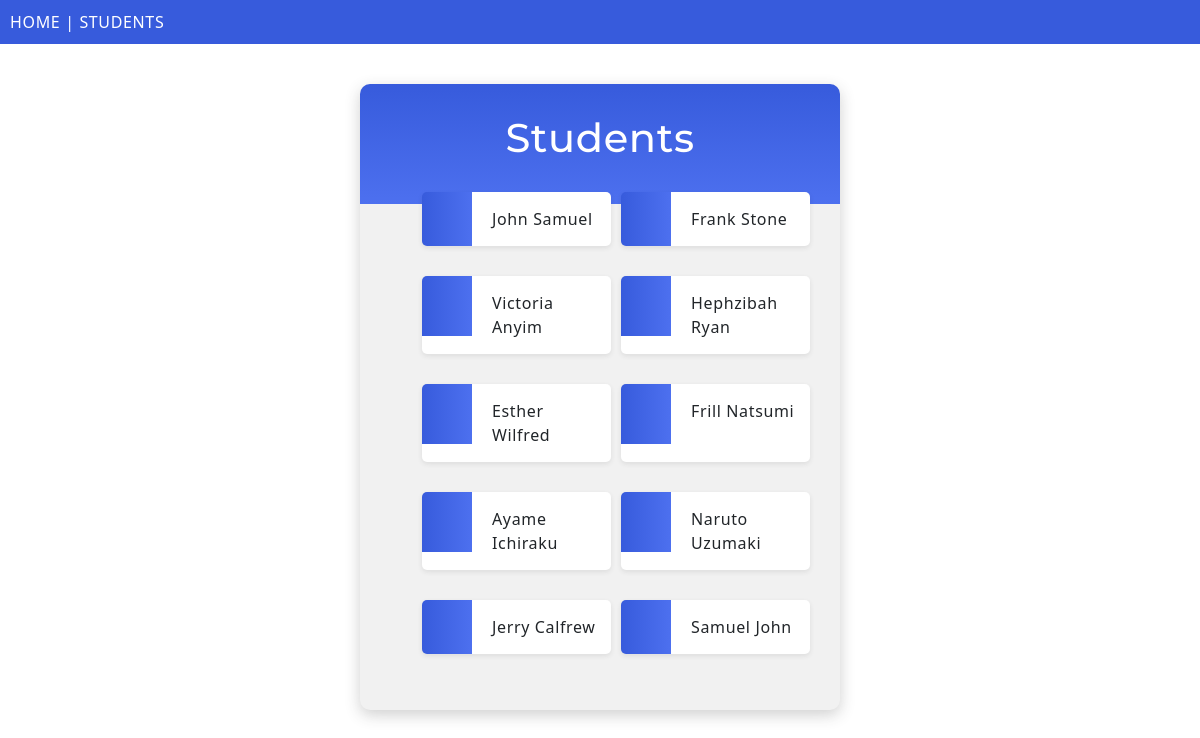
The page /students/ on the database as committed earlier.
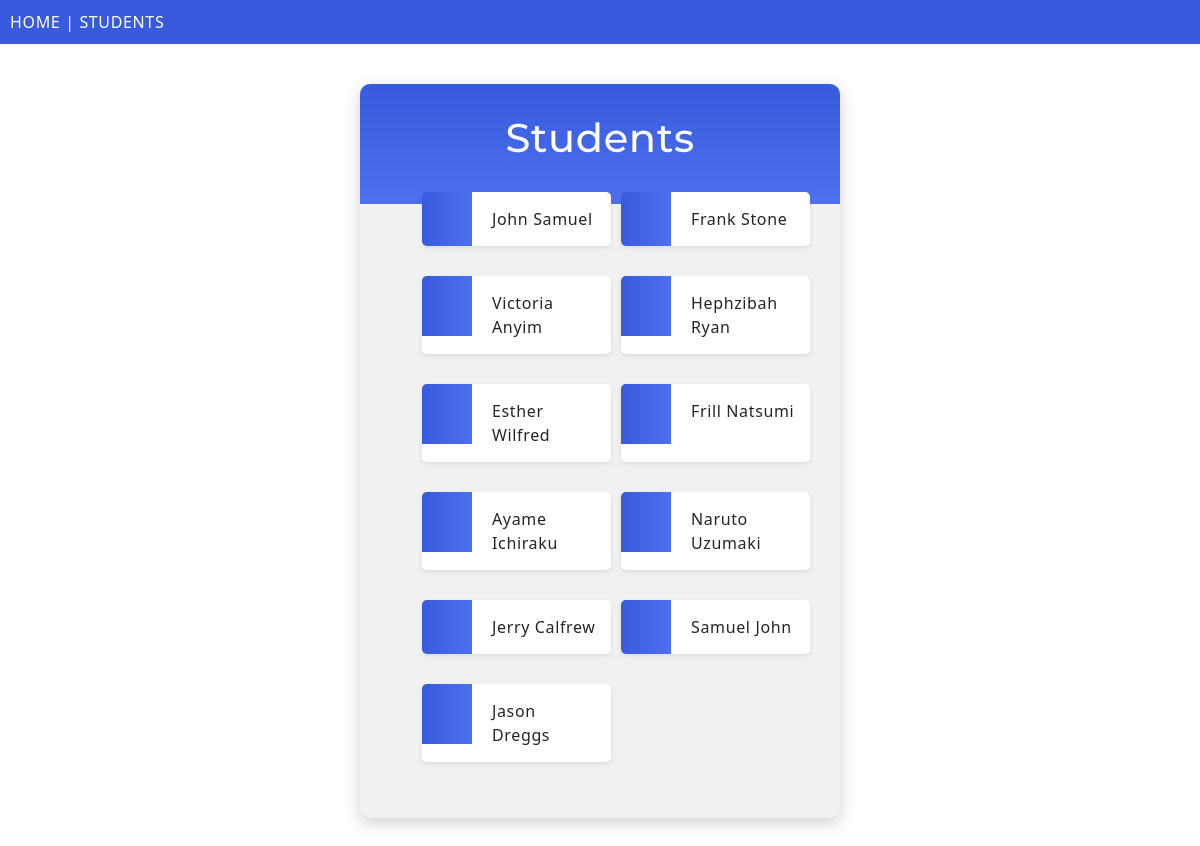
The same page on the database as committed later.
### students/models.py (models this page shows, shortened)
class Student(models.Model):
    firstname = models.CharField(max_length=255)
    lastname = models.CharField(max_length=255)
    phone_number = models.IntegerField(null=True)
    email = models.EmailField(null=True)
    date_joined = models.DateField(null=True)

### students/views.py (the view)
# urls.py: path('', include('students.urls')),
def students(request):
  students = Student.objects.all().values()
  template = loader.get_template('students/all_students.html')
  context = {
    'students': students,
  }
  return HttpResponse(template.render(context, request))

### students/templates/students/all_students.html (shortened to what this page needs)
<!DOCTYPE html>
{% extends "students/master.html" %}
{% block content %}
<div class="mycard">
    <h1>Students</h1>
    <ul>
      {% for x in students %}
        <li onclick="window.location = 'dashboard/{{ x.id }}'">{{ x.firstname }} {{ x.lastname }}</li>
      {% endfor %}
    </ul>
</div>
{% endblock %}

Rows that differ between the two databases and show on the page:
added Student: firstname "Jason", lastname "Dreggs"
